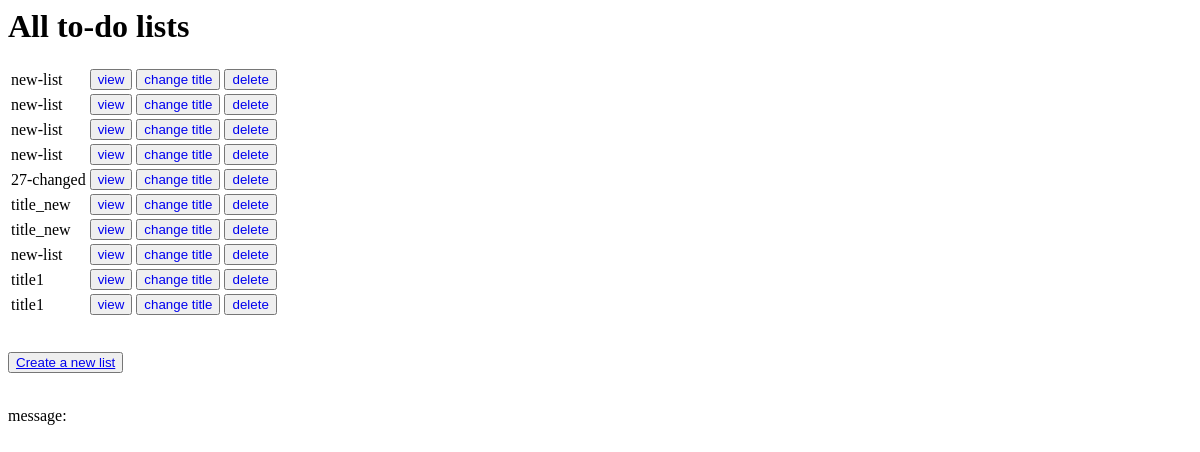
Page /v1/to-do-list/show-all/ (signed in) on the earlier database version.
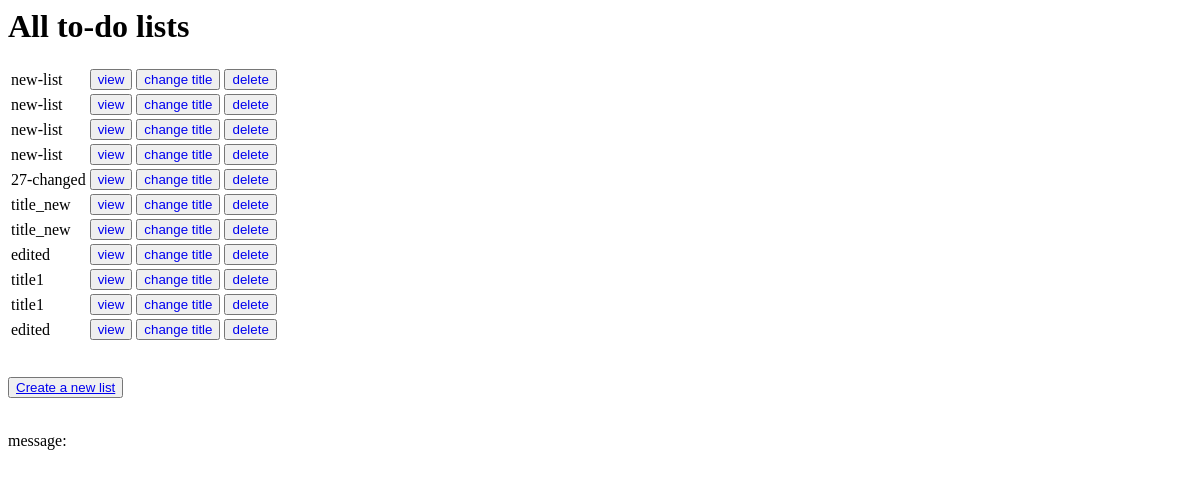
Same page on the later database version.
### ToDoListApp/models/to_do_list.py (models this page shows, shortened)
class ToDoList(models.Model):
    title = models.CharField(
        max_length=100,
        default="new-list",
        null=False,
        verbose_name="عنوان",
        validators=[validate_title],
    )
    owner = models.ForeignKey(
        User,
        on_delete=models.CASCADE,
        related_name="to_do_lists",
        null=True,
        verbose_name="صاحب لیست",
    )

### ToDoListApp/version1/views/show_all_lists_view.py (the view)
# urls.py: path("to-do-list/show-all/", show_all_lists_view, name="v1-show-lists"),
def show_all_lists_view(request):
    user = request.user
    to_do_lists = user.to_do_lists.all()
    return render(
        request, "v1/show_all_lists_template.html", {"to_do_lists": to_do_lists}
    )

### ToDoListApp/templates/v1/show_all_lists_template.html (shortened to what this page needs)
<h1>All to-do lists</h1>
<form method="post">
    <table>
        {% for to_do_list in to_do_lists %}
            <tr>
                <td>{{ to_do_list.title }}</td>
                <td>
                    <button><a href="{% url 'v1-get-list' list_id=to_do_list.id %}"
                               style="text-decoration: none;">view</a></button>
                </td>
                <td>
                    <button><a href="{% url 'v1-edit-list' list_id=to_do_list.id %}"
                               style="text-decoration: none;">change title</a></button>
                </td>
                <td>
                    <button><a href="{% url 'v1-delete-list' list_id=to_do_list.id %}"
                               style="text-decoration: none;">delete</a></button>
                </td>
            </tr>
        {% endfor %}
    </table>
    <br>
    <p>
        <button><a href="{% url 'v1-create-list' %}">Create a new list</a></button>
    </p>
</form>
message:

Differences in the rows shown:
changed ToDoList (number 8 of 11 on the later page): title "new-list" → "edited"
added ToDoList: title "edited"
